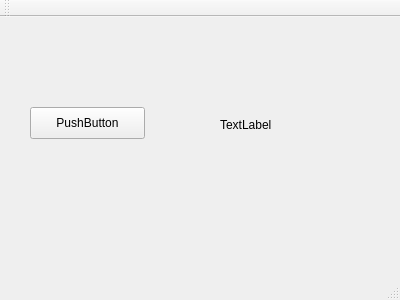
<?xml version="1.0" encoding="UTF-8"?>
<ui version="4.0">
 <class>MainWindow</class>
 <widget class="QMainWindow" name="MainWindow">
  <property name="geometry">
   <rect>
    <x>0</x>
    <y>0</y>
    <width>400</width>
    <height>300</height>
   </rect>
  </property>
  <property name="windowTitle">
   <string>MainWindow</string>
  </property>
  <widget class="QWidget" name="centralWidget">
   <widget class="QPushButton" name="pushButton">
    <property name="geometry">
     <rect>
      <x>30</x>
      <y>90</y>
      <width>115</width>
      <height>32</height>
     </rect>
    </property>
    <property name="text">
     <string>PushButton</string>
    </property>
   </widget>
   <widget class="QLabel" name="label">
    <property name="geometry">
     <rect>
      <x>220</x>
      <y>100</y>
      <width>59</width>
      <height>16</height>
     </rect>
    </property>
    <property name="text">
     <string>TextLabel</string>
    </property>
   </widget>
  </widget>
  <widget class="QMenuBar" name="menuBar">
   <property name="geometry">
    <rect>
     <x>0</x>
     <y>0</y>
     <width>400</width>
     <height>22</height>
    </rect>
   </property>
  </widget>
  <widget class="QToolBar" name="mainToolBar">
   <attribute name="toolBarArea">
    <enum>TopToolBarArea</enum>
   </attribute>
   <attribute name="toolBarBreak">
    <bool>false</bool>
   </attribute>
  </widget>
  <widget class="QStatusBar" name="statusBar"/>
 </widget>
 <layoutdefault spacing="6" margin="11"/>
 <resources/>
 <connections/>
</ui>
